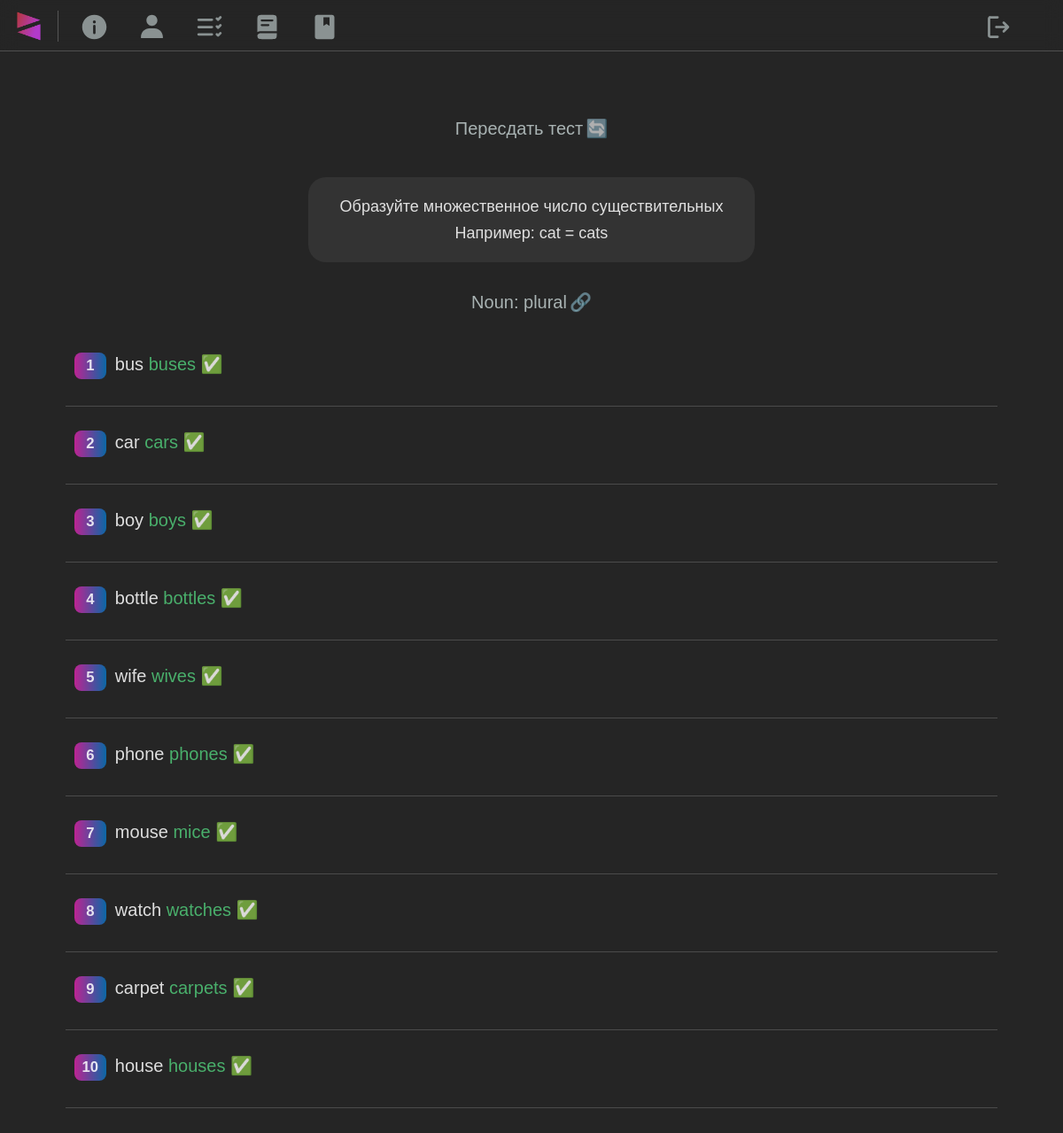
Screenshot of /results/nouns-plural-pt1 (signed in) with the database file from the repository.
### website/models.py (models this page shows, shortened)
class Tests(models.Model):
    url = models.CharField(max_length=255, blank=True, unique=True)
    order = models.FloatField(blank=True, null=True)
    theory = models.ForeignKey(Theory, on_delete=models.CASCADE, blank=True, null=True)
    testname = models.CharField(max_length=255, unique=True)
    type = models.ForeignKey(TestTypes, on_delete=models.CASCADE)
    topic = models.ForeignKey(TheoryTopics, on_delete=models.CASCADE)
    lvl = models.CharField(max_length=255)
    sentences = models.JSONField()
    answers = models.JSONField()
    explanation = models.JSONField(blank=True, null=True)
    options = models.JSONField(blank=True, null=True)
    text = models.TextField(blank=True, null=True)
    audio_path = models.CharField(max_length=255, blank=True)
    script = models.TextField(blank=True, null=True)
    case = models.BooleanField(default=False)
    task = models.TextField(blank=True)
    input_size = models.PositiveIntegerField(blank=True, null=True)
    picture = models.CharField(max_length=255, blank=True, null=True)
    part = models.CharField(max_length=255, blank=True)

class Theory(models.Model):
    title = models.CharField(max_length=255)
    order = models.PositiveIntegerField()
    cefr = models.CharField(max_length=255)
    topic = models.ForeignKey(TheoryTopics, on_delete=models.CASCADE)
    url = models.URLField()

### website/views.py (the view)
# urls.py: path("results/<slug:testname>", views.solved_test, name="solved_test"),
def solved_test(request, testname):
    results_query = Results.objects.get(user_id = request.user.id, test_proper__url = testname)
    context = {
            'answers': results_query.answers,
            'test_proper': results_query.test_proper,
        }
    if results_query.test_proper.explanation:
        explained = zip(results_query.answers, results_query.test_proper.explanation)
        context['explained'] = explained
    return render(request, "website/solved_test.html", context)

### website/templates/website/solved_test.html (shortened to what this page needs)
{% extends "website/layout.html" %} {% block title %}{{test_proper.testname}}{% endblock %} {% load static %} {% block body %}
<div class="flex-center">
  <a class="theory-glow" href="{% url 'single_test' testname=test_proper.url %}">Пересдать тест<span class="emoji-margin">🔄</span></a>
</div>
{% if test_proper.task %}
<div class="info info-smaller margin-top">{{test_proper.task|safe}}</div>
{% endif %} {% if test_proper.theory %}
<div style="margin-top: 20px; margin-bottom: 20px" class="flex-center">
  <a class="theory-glow" target="”_blank”" href="{{test_proper.theory.url}}">{{test_proper.theory.title}}<span class="emoji-margin">🔗</span></a>
</div>
{% endif %}  {% if test_proper.type.type == "inside_dropdown_text" or test_proper.type.type == "gaps_text" %}
<hr class="hr-faint" />
{% for answer in answers %} {{answer|safe}} {% endfor %}
<hr class="hr-faint" />
{% else %}
<ol>
  {% for answer in answers %} {% if "class='wrong-answer'" in answer %}
  <li class="test-line wrong-li">{{answer|safe}} ❌</li>
  {% else %}
  <li class="test-line">{{answer|safe}} ✅</li>
  {% endif %}
  <hr class="hr-faint" />
  {% endfor %}
</ol>
{% endif %} {% endblock %}

### website/static/website/css/main.css (style rules this page uses)
*, *::before, *::after { box-sizing: border-box; }
body { font-family: Arial, Helvetica, sans-serif; font-weight: 200; background: #252525; background-repeat: no-repeat; background-attachment: fixed; color: rgba(255, 255, 255, 0.85); margin: 0; padding: 0; line-height: 1.5rem; }
ol { list-style: none; counter-reset: item; padding: 0; }
ol li { counter-increment: item; margin-bottom: 5px; }
ol li:before { margin-right: 10px; margin-bottom: 5px; content: counter(item); border-radius: 8px; background: linear-gradient(to right, rgba(253, 35, 193, 0.7), rgba(0, 132, 220, 0.7)); color: rgba(255, 255, 255, 0.85); width: 1.8rem; text-align: center; display: inline-block; font-size: smaller; font-weight: 600; }
.info { width: -moz-fit-content; width: fit-content; margin: auto; background-color: #333333; border-radius: 1rem; padding: 1em 2em; text-align: center; }
.info-smaller { font-size: 18px; }
html { box-sizing: border-box; font-size: 20px; scroll-behavior: smooth; height: 100%; }
.flex-center { display: flex; justify-content: center; align-items: center; }
hr { border: none; border-top: 2px solid #444; border-color: rgba(255, 255, 255, 0.2); margin: 20px 0px; }
.emoji-margin { margin-left: 3px; }
.theory-glow { padding: 10px; border-radius: 1rem; }
.test-line { padding: 0.5rem 0.5rem; transition: 50ms ease-in-out; }
a { color: rgba(240, 255, 255, 0.65); text-decoration: none; font-weight: 400; }
.correct-answer { color: rgba(80, 200, 120, 0.85); }
.hr-faint { border: none; border-top: 1px solid rgba(85, 85, 85, 0.8); margin: 15px 0px; }
.margin-top { margin-top: 1.5rem; }

### rows the page displays
Tests: task "Образуйте множественное число существительных Например: cat = cats", theory "Noun: plural"

### other values shown
{{ answer|safe }} "bus buses" "car cars" "boy boys" "bottle bottles" "wife wives" "phone phones" "mouse mice" "watch watches" "carpet carpets" "house houses"
